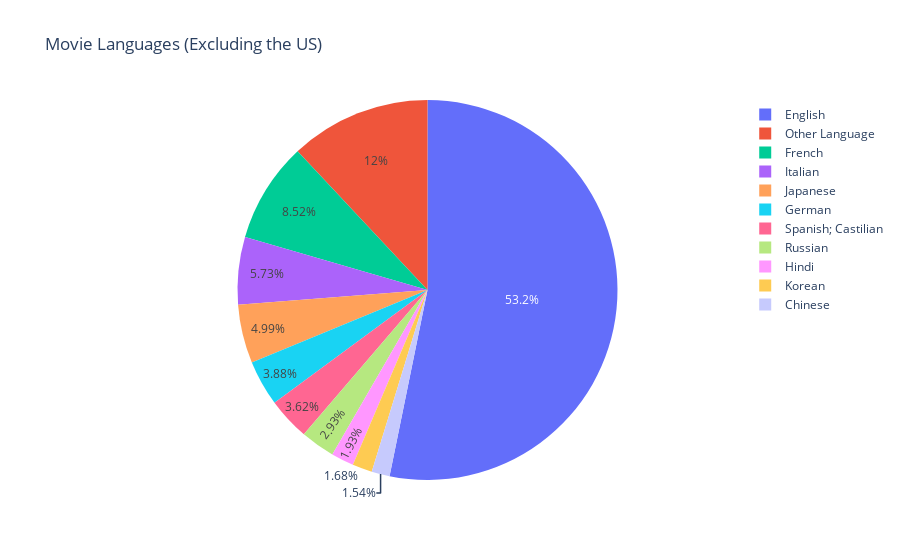

Notebook cell for this chart:
### Code cell
fig = px.pie(language_data, values='count', names='English', title='Movie Languages (Excluding the US)')
fig.show()

### Figure 1 — Plotly figure (JSON) as saved in the notebook; plotly's stock layout.template omitted (floating-point values rounded to 4 significant figures)
{"data": [{"domain": {"x": [0, 1], "y": [0, 1]}, "hovertemplate": "English=%{label}<br>count=%{value}<extra></extra>", "labels": ["Other Language", "Other Language", "Other Language", "Other Language", "Other Language", "Other Language", "Other Language", "Other Language", "Other Language", "Other Language", "Other Language", "Other Language", "Other Language", "Other Language", "German", "Other Language", "English", "Spanish; Castilian", "Other Language", "Other Language", "Other Language", "Other Language", "French", "Other Language", "Other Language", "Other Language", "Hindi", "Other Language", "Other Language", "Other Language", "Other Language", "Other Language", "Italian", "Other Language", "Japanese", "Other Language", "Other Language", "Other Language", "Other Language", "Korean", "Other Language", "Other Language", "Other Language", "Other Language", "Other Language", "Other Language", "Other Language", "Other Language", "Other Language", "Other Language", "Other Language", "Other Language", "Other Language", "Other Language", "Other Language", "Other Language", "Other Language", "Other Language", "Other Language", "Other Language", "Other Language", "Other Language", "Other Language", "Russian", "Other Language", "Other Language", "Other Language", "Other Language", "Other Language", "Other Language", "Other Language", "Other Language", "Other Language", "Other Language", "Other Language", "Other Language", "Other Language", "Other Language", "Other Language", "Other Language", "Other Language", "Other Language", "Other Language", "Chinese", "Other Language"], "legendgroup": "", "name": "", "showlegend": true, "type": "pie", "values": [7, 2, 2, 39, 1, 10, 3, 29, 2, 13, 12, 120, 1, 216, 1023, 112, 14019, 954, 23, 3, 96, 295, 2245, 1, 1, 66, 508, 29, 97, 1, 20, 23, 1509, 2, 1315, 1, 18, 3, 3, 443, 3, 3, 1, 1, 2, 9, 17, 5, 36, 2, 24, 5, 1, 6, 2, 232, 104, 2, 213, 2, 295, 1, 56, 771, 1, 1, 9, 17, 1, 4, 63, 379, 78, 45, 1, 75, 23, 148, 15, 8, 1, 10, 5, 406, 1]}], "layout": {"legend": {"tracegroupgap": 0}, "title": {"text": "Movie Languages (Excluding the US)"}}}
